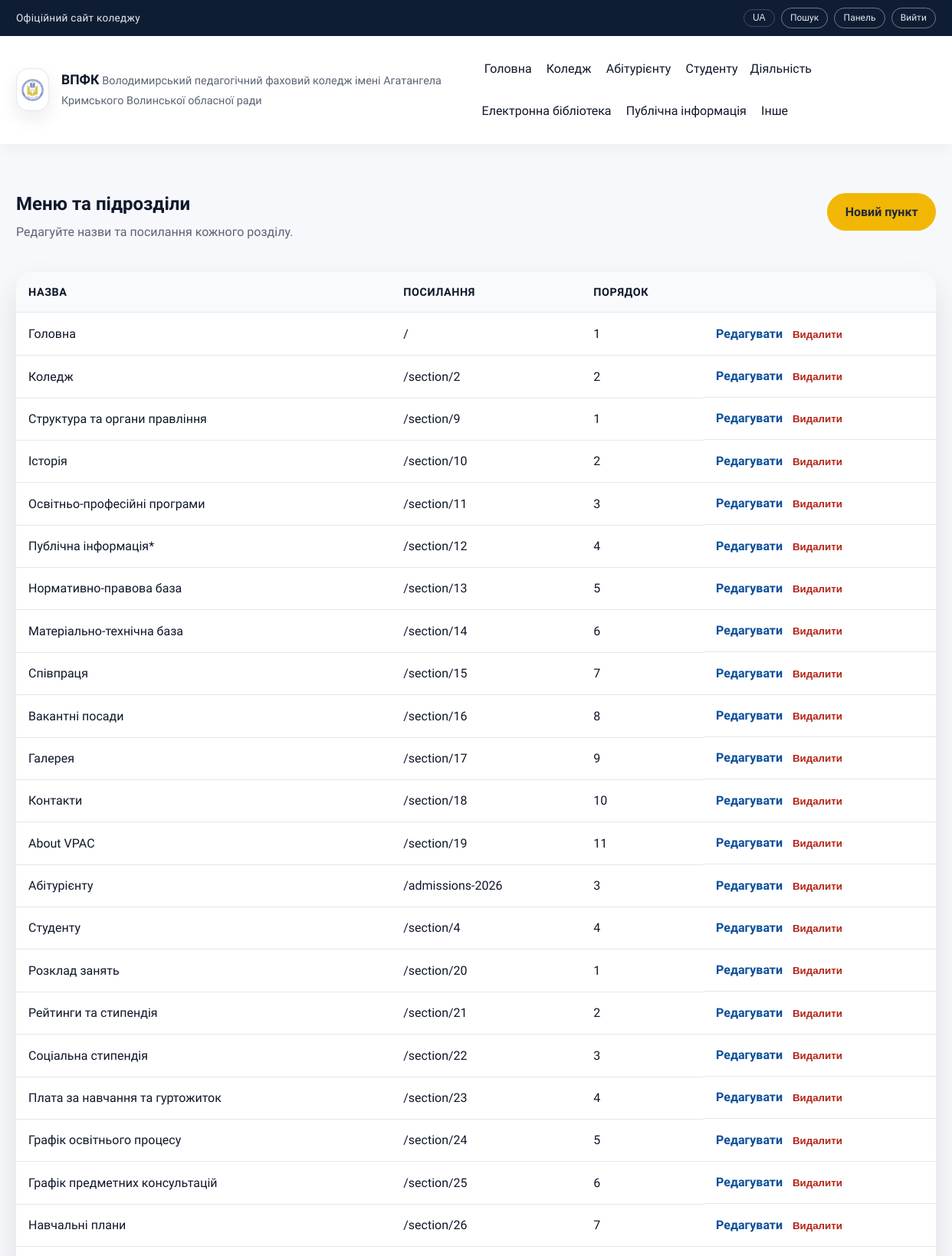
The page /admin/menu (signed in, upper part) on the database its author committed.
### tables this page shows
CREATE TABLE menu_items (
          id INTEGER PRIMARY KEY AUTOINCREMENT,
          parent_id INTEGER,
          title TEXT NOT NULL,
          url TEXT NOT NULL,
          sort_order INTEGER NOT NULL DEFAULT 0,
          FOREIGN KEY(parent_id) REFERENCES menu_items(id)
        );

### app.py (the view)
@app.route("/admin/menu")
@role_required("owner", "admin", "editor")
def admin_menu():
    items = get_menu_flat()
    return render_template("admin/menu.html", items=items, active_title="")

### app.py (called while the page is built)
def get_db() -> sqlite3.Connection:
    if "db" not in g:
        conn = sqlite3.connect(DB_PATH)
        conn.row_factory = sqlite3.Row
        g.db = conn
    return g.db

def query_db(query: str, args: tuple = (), one: bool = False):
    db = get_db()
    cursor = db.execute(query, args)
    rows = cursor.fetchall()
    cursor.close()
    if one:
        return rows[0] if rows else None
    return rows

def build_menu_tree(rows: List[sqlite3.Row]) -> List[dict]:
    items: Dict[int, dict] = {}
    roots: List[dict] = []
    for row in rows:
        items[row["id"]] = {
            "id": row["id"],
            "parent_id": row["parent_id"],
            "title": row["title"],
            "url": row["url"],
            "sort_order": row["sort_order"],
            "children": [],
        }
    for item in items.values():
        parent_id = item["parent_id"]
        if parent_id and parent_id in items:
            items[parent_id]["children"].append(item)
        else:
            roots.append(item)
    def sort_items(nodes: List[dict]) -> List[dict]:
        nodes.sort(key=lambda n: (n["sort_order"], n["title"]))
        for node in nodes:
            node["children"] = sort_items(node["children"])
        return nodes
    return sort_items(roots)

def get_menu_tree() -> List[dict]:
    rows = query_db("SELECT * FROM menu_items ORDER BY sort_order, title")
    return build_menu_tree(rows)

def get_menu_flat() -> List[dict]:
    tree = get_menu_tree()
    flat: List[dict] = []
    def walk(nodes: List[dict], level: int = 0) -> None:
        for node in nodes:
            flat.append({**node, "level": level})
            walk(node["children"], level + 1)
    walk(tree)
    return flat

@app.context_processor
def inject_globals():
    return {
        "menu_items": get_menu_tree(),
        "current_user": g.get("user"),
    }

@app.before_request
def load_user():
    g.user = None
    user_id = session.get("user_id")
    if user_id:
        user = query_db("SELECT * FROM users WHERE id = ?", (user_id,), one=True)
        if user:
            g.user = user

def role_required(*roles):
    def decorator(view):
        @wraps(view)
        def wrapped(*args, **kwargs):
            if g.user is None:
                return redirect(url_for("login"))
            if g.user["role"] not in roles:
                abort(403)
            return view(*args, **kwargs)
        return wrapped
    return decorator

### templates/admin/menu.html (shortened to what this page needs)
{% extends "layout.html" %}
{% block content %}
  <section class="section">
    <div class="container admin-shell">
      <div class="admin-header">
        <div>
          <h1>Меню та підрозділи</h1>
          <p>Редагуйте назви та посилання кожного розділу.</p>
        </div>
        <a class="btn primary" href="{{ url_for('admin_menu_new') }}">Новий пункт</a>
      </div>
      <div class="table-wrap">
        <table class="table admin-table">
          <thead>
            <tr>
              <th>Назва</th>
              <th>Посилання</th>
              <th>Порядок</th>
              <th></th>
            </tr>
          </thead>
          <tbody>
            {% for item in items %}
              <tr>
                <td data-label="Назва" class="menu-title-cell" style="--level-indent: {{ item.level * 20 }}px;">
                  {{ item.title }}
                </td>
                <td data-label="Посилання">{{ item.url }}</td>
                <td data-label="Порядок">{{ item.sort_order }}</td>
                <td class="table-actions" data-label="Дії">
                  <a class="link" href="{{ url_for('admin_menu_edit', item_id=item.id) }}">Редагувати</a>
                  <form method="post" action="{{ url_for('admin_menu_delete', item_id=item.id) }}">
                    <button class="link danger" type="submit">Видалити</button>
                  </form>
                </td>
              </tr>
            {% else %}
              <tr class="table-empty">
                <td colspan="4">Немає пунктів меню.</td>
              </tr>
            {% endfor %}
          </tbody>
        </table>
      </div>
    </div>
  </section>
{% endblock %}

### templates/_menu.html (shortened to what this page needs)
{% macro render_menu(items, active_title=None, level=0) %}
  {% for item in items %}
    {% set active_class = "nav-highlight" if item.title == active_title else "" %}
    {% if item.children %}
      <div class="nav-item has-submenu submenu-level-{{ level }}">
        <span class="nav-title {{ active_class }}">{{ item.title }}</span>
      </div>
    {% else %}
      <a href="{{ item.url or '#' }}" class="{{ active_class }}">{{ item.title }}</a>
    {% endif %}
  {% endfor %}
{% endmacro %}

### static/css/styles.css (style rules this page uses)
:root { color-scheme: light; --bg: #f6f8fb; --surface: #ffffff; --surface-2: #eef2f8; --text: #0f172a; --muted: #5b6475; --primary: #0b4f9a; --primary-700: #083b73; --secondary: #0e7c66; --accent: #f2b705; --border: #e2e8f0; --shadow: 0 18px 40px rgba(15, 23, 42, 0.1); --radius-lg: 20px; --radius-md: 14px; --radius-sm: 10px; --container: 1200px; }
*, *::before, *::after { box-sizing: border-box; }
body { margin: 0; font-family: "Source Sans 3", "Inter", "Roboto", "Segoe UI", sans-serif; font-size: 16px; line-height: 1.6; color: var(--text); background: var(--bg); }
a { color: inherit; text-decoration: none; }
h1, h2, h3 { margin: 0 0 0.4em; line-height: 1.2; }
p { margin: 0 0 1rem; color: var(--muted); }
.container { width: min(100% - 2.5rem, var(--container)); margin: 0 auto; }
.section { padding: 4rem 0; }
.site-nav a { padding: 0.4rem 0.2rem; color: var(--text); position: relative; }
.site-nav a::after { content: ""; position: absolute; left: 0; bottom: -0.2rem; width: 0%; height: 2px; background: var(--primary); transition: width 0.3s ease; }
.nav-item { position: relative; display: inline-flex; align-items: center; gap: 0.35rem; }
.nav-title { display: inline-block; cursor: default; user-select: none; }
.btn { display: inline-flex; align-items: center; justify-content: center; padding: 0.7rem 1.4rem; border-radius: 999px; border: 1px solid transparent; font-weight: 600; cursor: pointer; transition: transform 0.2s ease, box-shadow 0.2s ease; }
.btn.primary { background: var(--accent); color: #1f2937; }
.link { color: var(--primary); font-weight: 600; }
.link.danger { color: #b42318; background: transparent; border: none; padding: 0; cursor: pointer; font-weight: 600; }
.admin-shell { display: grid; gap: 1.5rem; }
.admin-header { display: flex; flex-wrap: wrap; align-items: flex-start; justify-content: space-between; gap: 1rem; }
.table-wrap { background: var(--surface); border-radius: var(--radius-lg); box-shadow: var(--shadow); overflow-x: auto; }
.table { width: 100%; border-collapse: collapse; }
.table th, .table td { text-align: left; padding: 0.9rem 1rem; border-bottom: 1px solid var(--border); }
.table th { background: #f8fafc; font-size: 0.9rem; text-transform: uppercase; letter-spacing: 0.04em; }
.table-actions { display: flex; align-items: center; gap: 0.8rem; }
.table-actions form { margin: 0; }
.menu-title-cell { padding-left: calc(1rem + var(--level-indent, 0px)); }

### rows shown on the page
menu_items: title "Головна", {{ item.level * 20 }} 0 (drawn), url "/", sort_order "1"
menu_items: title "Коледж", {{ item.level * 20 }} 0 (drawn), url "/section/2", sort_order "2"
menu_items: title "Абітурієнту", {{ item.level * 20 }} 0 (drawn), url "/admissions-2026", sort_order "3"
menu_items: title "Студенту", {{ item.level * 20 }} 0 (drawn), url "/section/4", sort_order "4"
menu_items: title "Діяльність"
menu_items: title "Електронна бібліотека"
menu_items: title "Публічна інформація"
menu_items: title "Інше"
menu_items: {{ item.level * 20 }} 20 (drawn), title "Структура та органи правління", url "/section/9", sort_order "1"
menu_items: {{ item.level * 20 }} 20 (drawn), title "Історія", url "/section/10", sort_order "2"
menu_items: {{ item.level * 20 }} 20 (drawn), title "Освітньо-професійні програми", url "/section/11", sort_order "3"
menu_items: {{ item.level * 20 }} 20 (drawn), title "Публічна інформація*", url "/section/12", sort_order "4"
menu_items: {{ item.level * 20 }} 20 (drawn), title "Нормативно-правова база", url "/section/13", sort_order "5"
menu_items: {{ item.level * 20 }} 20 (drawn), title "Матеріально-технічна база", url "/section/14", sort_order "6"
menu_items: {{ item.level * 20 }} 20 (drawn), title "Співпраця", url "/section/15", sort_order "7"
menu_items: {{ item.level * 20 }} 20 (drawn), title "Вакантні посади", url "/section/16", sort_order "8"
menu_items: {{ item.level * 20 }} 20 (drawn), title "Галерея", url "/section/17", sort_order "9"
menu_items: {{ item.level * 20 }} 20 (drawn), title "Контакти", url "/section/18", sort_order "10"
menu_items: {{ item.level * 20 }} 20 (drawn), title "About VPAC", url "/section/19", sort_order "11"
menu_items: {{ item.level * 20 }} 20 (drawn), title "Розклад занять", url "/section/20", sort_order "1"
menu_items: {{ item.level * 20 }} 20 (drawn), title "Рейтинги та стипендія", url "/section/21", sort_order "2"
menu_items: {{ item.level * 20 }} 20 (drawn), title "Соціальна стипендія", url "/section/22", sort_order "3"
menu_items: {{ item.level * 20 }} 20 (drawn), title "Плата за навчання та гуртожиток", url "/section/23", sort_order "4"
menu_items: {{ item.level * 20 }} 20 (drawn), title "Графік освітнього процесу", url "/section/24", sort_order "5"
menu_items: {{ item.level * 20 }} 20 (drawn), title "Графік предметних консультацій", url "/section/25", sort_order "6"
menu_items: {{ item.level * 20 }} 20 (drawn), title "Навчальні плани", url "/section/26", sort_order "7"
